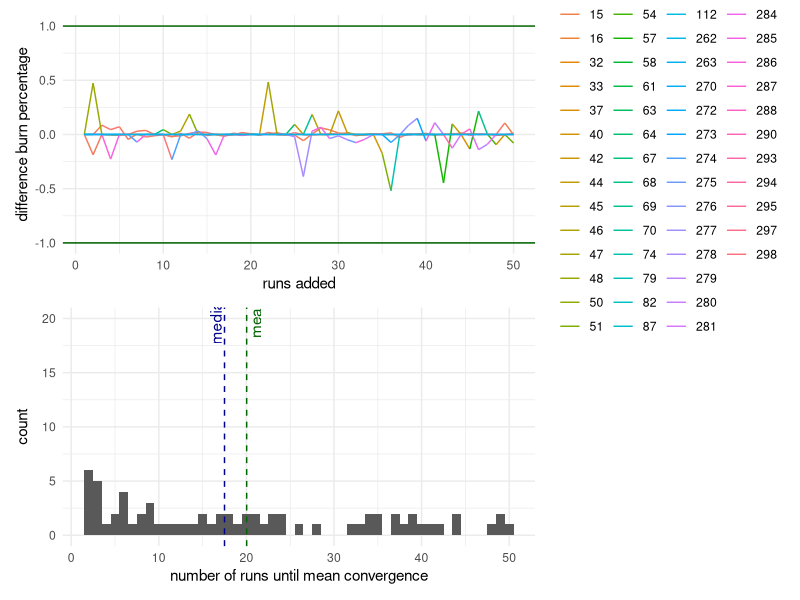
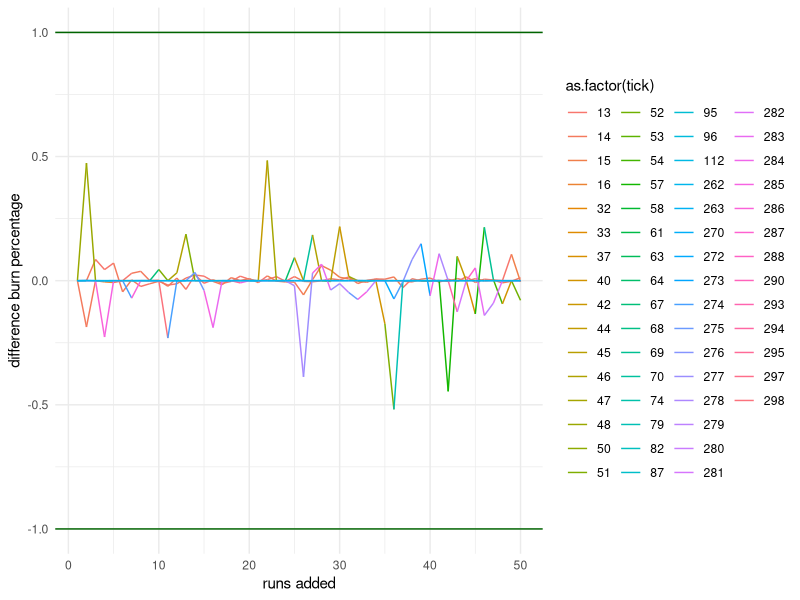
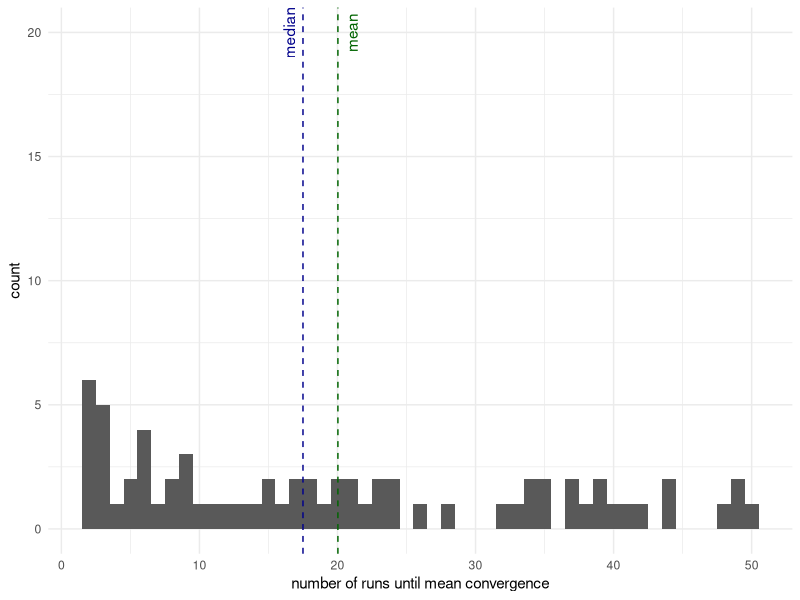

Write R code to recreate these figures, in order. (Note: this script raises an error after producing the figures.)
## ---- chunk 1
knitr::opts_chunk$set(echo = TRUE)
## ---- chunk 2
# for importing / working with tidy data
library(tidyverse)
# for arranging plots
library(patchwork)
# for cumulative computations
library(zoo)
# for rolling averages
library(slider)
# for latin hypercube sampling
library(lhs)
## ---- chunk 3
set.seed(42)
## ---- chunk 4
numruns <- read.csv('data/raw/fire_numruns.csv')

# remove first row
numruns <- numruns %>%
  slice(-1)

# add a unique number for each parameter combination
numruns <- numruns %>%
  group_by(density, directions) %>%
  mutate(combination_number = cur_group_id())
## ---- chunk 5
numruns <- numruns %>%
  group_by(combination_number, tick) %>%
  # compute cumulative mean
  # and differences between means
  mutate(mean_burn = cummean(burn_percentage),
         mean_diff_burn = mean_burn - 
           lag(mean_burn, default = mean_burn[1]))

# compute at which point the mean difference settles below 1
mean_conv_burn <- numruns %>%
  group_by(combination_number, tick) %>%
  filter(abs(mean_diff_burn) < 1,
         run != 1) %>%
  slice(which.min(run))

# plot
p1 <- numruns %>%
  ggplot(mapping = aes(x = run, y = mean_diff_burn,
                       group = combination_number,
                       colour = as.factor(tick))) +
  geom_line() +
  geom_hline(yintercept = 1, colour = 'darkgreen') +
  geom_hline(yintercept = - 1, colour = 'darkgreen') +
  theme_minimal() +
  labs(x = 'runs added',
       y = 'difference burn percentage')

p2 <- mean_conv_burn %>%
  ggplot(mapping = aes(x = run)) +
  geom_histogram(binwidth = 1) +
  geom_vline(xintercept = mean(mean_conv_burn$run),
             colour = 'darkgreen', lty = 2) +
  geom_vline(xintercept = median(mean_conv_burn$run),
             colour = 'darkblue', lty = 2) +
  annotate(geom = 'text', label = 'mean',
           x = mean(mean_conv_burn$run) + 1, y = 20,
           colour = 'darkgreen', angle = 90) +
  annotate(geom = 'text', label = 'median',
           x = median(mean_conv_burn$run) - 1, y = 20,
           colour = 'darkblue', angle = 90) +
  theme_minimal() +
  labs(y = 'count',
       x = 'number of runs until mean convergence')

# plot both
mean_conv_plot <- p1 / p2
## ---- chunk 6
numruns <- numruns %>%
  group_by(combination_number) %>%
  # compute cumulative standard deviations
  # compute coefficient of variation
  mutate(sd_burn = rollapplyr(burn_percentage, 1:n(), sd),
         cv_burn = sd_burn / mean_burn) %>%
  # replace all NAs (resulting from sd = 0) with 0
  replace(is.na(.), 0) %>%
  # compute differences in cv
  mutate(cv_diff = cv_burn - lag(cv_burn, default = cv_burn[1]))
  
# compute at which point the mean difference settles below 1
cv_conv_burn <- numruns %>%
  group_by(combination_number) %>%
  filter(abs(cv_diff_burn) < 0.1,
         run != 1) %>%
  slice(which.min(run))

# plot
p1 <- numruns %>%
  ggplot(mapping = aes(x = run, y = cv_diff,
                       group = combination_number)) +
  geom_line(colour = 'lightgrey') +
  geom_hline(yintercept = 0.1, colour = 'darkgreen') +
  geom_hline(yintercept = - 0.1, colour = 'darkgreen') +
  theme_minimal() +
  labs(x = 'added runs',
       y = 'cv burn percentage')

p2 <- cv_conv_burn %>%
  ggplot(mapping = aes(x = run)) +
  geom_histogram(binwidth = 1) +
  geom_vline(xintercept = mean(cv_conv_burn$run),
             colour = 'darkgreen', lty = 2) +
  geom_vline(xintercept = median(cv_conv_burn$run),
             colour = 'darkblue', lty = 2) +
  annotate(geom = 'text', label = 'mean',
           x = mean(cv_conv_burn$run) + 1, y = 20,
           colour = 'darkgreen', angle = 90) +
  annotate(geom = 'text', label = 'median',
           x = median(cv_conv_burn$run) - 1, y = 20,
           colour = 'darkblue', angle = 90) +
  theme_minimal() +
  labs(y = 'count',
       x = 'number of runs until cv convergence')

# plot both
cv_conv_plot <- p1 / p2
## ---- chunk 7
numruns <- numruns %>% 
  group_by(combination_number) %>% 
  mutate(windowed_var = slider::slide_dbl(burn_percentage,
                                          var, .before = 5,
                                          .after = 5),
         relative_outer_var = windowed_var / max(windowed_var))

# compute at which point the relative outer variance settles below 0.2
omega_conv <- numruns %>%
  group_by(combination_number) %>%
  filter(abs(relative_outer_var) < 0.2,
         run != 1) %>%
  slice(which.min(run))

# plot
p1 <- numruns %>%
  ggplot(mapping = aes(x = run, y = relative_outer_var,
                       group = combination_number)) +
  geom_line(colour = 'lightgrey') +
  geom_hline(yintercept = 0.2, colour = 'darkgreen') +
  labs(y = 'relative outer variance burn percentage') +
  theme_minimal()

p2 <- omega_conv %>%
  ggplot(mapping = aes(x = run)) +
  geom_histogram(binwidth = 1) +
  geom_vline(xintercept = mean(omega_conv$run),
             colour = 'darkgreen', lty = 2) +
  geom_vline(xintercept = median(omega_conv$run),
             colour = 'darkblue', lty = 2) +
  annotate(geom = 'text', label = 'mean',
           x = mean(omega_conv$run) + 1, y = 20,
           colour = 'darkgreen', angle = 90) +
  annotate(geom = 'text', label = 'median',
           x = median(omega_conv$run) - 1, y = 20,
           colour = 'darkblue', angle = 90) +
  theme_minimal() +
  labs(y = 'count',
       x = 'number of runs until relative outer variance convergence')

# plot both
outer_var_conv_plot <- p1 / p2
## ---- chunk 8
# mean convergence
mean_conv_plot
ggsave('figures/fire_mean_convergence.pdf')

# coefficient of variation
cv_conv_plot
ggsave('figures/fire_coefficientofvariation.pdf')

# windowed variance
outer_var_conv_plot
ggsave('figures/fire_windowed_variance.pdf')
## ---- chunk 9
mo <- morris(model = NULL, factors = 3,
             r = 4, design = list(type = 'oat', levels = 5,
                                  grid.jump = 3),
             binf = c(1, 0, 0),
             bsup = c(99, 1, 1))

samples <- as_tibble(mo$X)

samples <- samples %>%
  mutate(directions = ifelse(X2 > X3, 4, 8)) %>%
  select(c('X1', 'directions')) %>%
  distinct(X1, directions)
## ---- chunk 10
rm(list = ls(all = TRUE)) 
## ---- chunk 11
fire_output <- read_csv("data/raw/fire_output.csv",
                        col_names = TRUE,
                        col_select = 2:4)
## ---- chunk 12
# group the data by tree density
fire_output %>%
  group_by(density, directions) %>%
# take the mean burn % over the 10 runs for each density
# register the minimum and maximum burn % for each density
  summarise(burned = mean(burn_percentage), 
            max = max(burn_percentage),
            min = min(burn_percentage),
            .groups = 'keep') ->
# assign to new data frame
  fire_summary

fire_summary %>%
  write_csv(file = 'data/processed/fire_summary.csv')
## ---- chunk 13
set.seed(42)

ind <- sample(1:nrow(fire_output),
              size = nrow(fire_output) * 0.2,
              replace = FALSE)

fire_output %>%
  slice(ind) %>%
  write_csv(file = 'data/processed/fire_test.csv')

fire_output %>%
  slice(-ind) %>%
  write_csv(file = 'data/processed/fire_train.csv')
